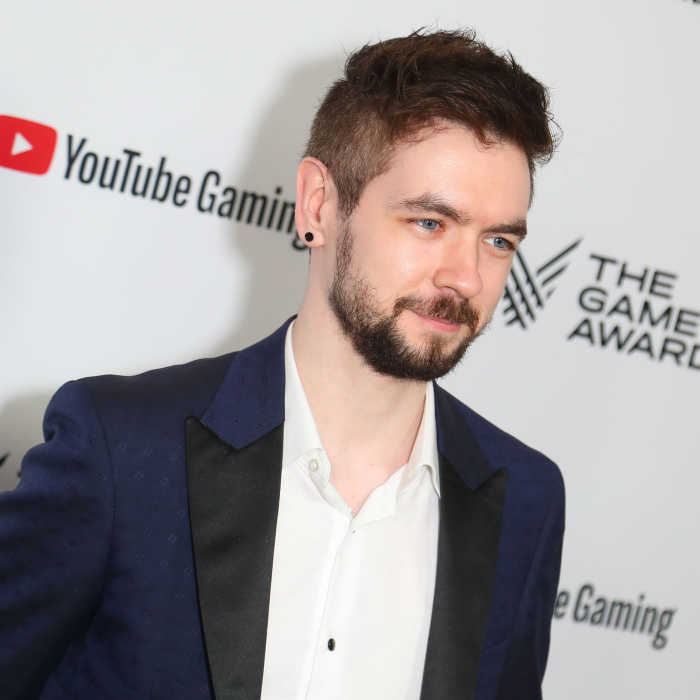
#> input picture dataset/test/jack.jpg, 1400 x 1400 px, given as the content of the folder dataset/train, which was not available (shown at 1/2 size)
$ python Project-Group6.py
#> lines starting #> are read from the running program, lines starting #| are printed output that depends on the picture; pictures that were not available may be replaced by others from this repository, and a replacement may not be noted
import cv2 as cv
import os
import numpy as np
import math
from matplotlib import pyplot as plt

def get_path_list(root_path):
    '''
        To get a list of path directories from root path

        Parameters
        ----------
        root_path : str
            Location of root directory

        Returns
        -------
        list
            List containing the names of the sub-directories in the
            root directory
    '''
    person_name = os.listdir(root_path)
    return person_name

def get_class_id(root_path, train_names):
    '''
        To get a list of train images and a list of image classes id

        Parameters
        ----------
        root_path : str
            Location of images root directory
        train_names : list
            List containing the names of the train sub-directories
        Returns
        -------
        list
            List containing all image in the train directories
        list
            List containing all image classes id
    '''
#> called with root_path = 'dataset/train'
    img_list=[]
    class_id=[]

    for idx, name in enumerate(train_names):
        full_path = root_path + '/' + name

        for img_name in os.listdir(full_path):
            img_full_path = full_path + '/' + img_name
            img = cv.imread(img_full_path)
#> img is the input picture: shape (1400, 1400, 3); mean B, G, R 157.3, 156.3, 162

            img_list.append(img)
            class_id.append(idx)
    return img_list, class_id

def detect_faces_and_filter(image_list, image_classes_list=None):
    '''
        To detect a face from given image list and filter it if the face on
        the given image is less than one

        Parameters
        ----------
        image_list : list
            List containing all loaded images
        image_classes_list : list, optional
            List containing all image classes id

        Returns
        -------
        list
            List containing all filtered and cropped face images in grayscale
        list
            List containing all filtered faces location saved in rectangle
        list
            List containing all filtered image classes id
    '''
    face_cascade = cv.CascadeClassifier('haarcascade_frontalface_default.xml')

    face_list=[]
    class_id=[]
    face_loc=[]

    for idx, img in enumerate(image_list):
        img = cv.cvtColor(img, cv.COLOR_BGR2GRAY)
        detected_face = face_cascade.detectMultiScale(img, scaleFactor=1.2, minNeighbors=11)

        if len(detected_face)<1:
            continue

        for face_rect in detected_face:
            x,y,h,w = face_rect
            face_loc.append([x,y,h,w])
            face_img = img[y:y+h, x:x+w]
            face_list.append(face_img)
            if image_classes_list is not None:
                class_id.append(image_classes_list[idx])

    return face_list, face_loc, class_id


def train(train_face_grays, image_classes_list):
    '''
        To create and train face recognizer object

        Parameters
        ----------
        train_face_grays : list
            List containing all filtered and cropped face images in grayscale
        image_classes_list : list
            List containing all filtered image classes id

        Returns
        -------
        object
            Recognizer object after being trained with cropped face images
    '''
    face_recognizer = cv.face.LBPHFaceRecognizer_create()
    face_recognizer.train(train_face_grays, np.array(image_classes_list))

    return face_recognizer

def get_test_images_data(test_root_path):
    '''
        To load a list of test images from given path list

        Parameters
        ----------
        test_root_path : str
            Location of images root directory

        Returns
        -------
        list
            List containing all loaded gray test images
    '''
    test_list =[]

    for img_name in os.listdir(test_root_path):
        full_img_path = test_root_path + '/' + img_name
        img_gray = cv.imread(full_img_path)

        test_list.append(img_gray)

    return test_list

def predict(recognizer, test_faces_gray):
    '''
        To predict the test image with the recognizer

        Parameters
        ----------
        recognizer : object
            Recognizer object after being trained with cropped face images
        train_face_grays : list
            List containing all filtered and cropped face images in grayscale

        Returns
        -------
        list
            List containing all prediction results from given test faces
    '''

    predict_result=[]

    for img in test_faces_gray:
        res, conf = recognizer.predict(img)
        predict_result.append([res,conf])

    return predict_result


def draw_prediction_results(predict_results, test_image_list, test_faces_rects, train_names):
    '''
        To draw prediction results on the given test images and acceptance status

        Parameters
        ----------
        predict_results : list
            List containing all prediction results from given test faces
        test_image_list : list
            List containing all loaded test images
        test_faces_rects : list
            List containing all filtered faces location saved in rectangle
        train_names : list
            List containing the names of the train sub-directories

        Returns
        -------
        list
            List containing all test images after being drawn with
            final result
    '''

    drawn_img = []

    for idx, img in enumerate(test_image_list):
        res, conf = predict_results[idx]
        x,y,w,h = test_faces_rects[idx]

        if train_names[res] == 'Pewdiepie' or train_names[res] == 'Jacksepticeye':
            cv.rectangle(img, (x,y), (x+w, y+h), (255,0,0), 1)
            text = train_names[res] + ' - YouTube'
            cv.putText(img, text, (x,y-15), cv.FONT_HERSHEY_PLAIN, 1.5, (255,0,0), 2)
        else:
            cv.rectangle(img, (x,y), (x+w, y+h), (0,255,0), 1)
            text = train_names[res] + ' - Twitch'
            cv.putText(img, text, (x,y-15), cv.FONT_HERSHEY_PLAIN, 1.5, (0,255,0), 2)

        drawn_img.append(img)
    return drawn_img

def combine_and_show_result(image_list):
    '''
        To show the final image that already combine into one image

        Parameters
        ----------
        image_list : nparray
            Array containing image data
    '''
    image_arr = np.array(image_list,dtype=object)
    for img in image_arr:
        h = int(0.4*img.shape[0])
        w = int(0.4*img.shape[1])

        cv.resize(img, (h,w))

        cv.imshow('Result', img)
        cv.waitKey(0)

'''
You may modify the code below if it's marked between

-------------------
Modifiable
-------------------

and

-------------------
End of modifiable
-------------------
'''
if __name__ == "__main__":

    '''
        Please modify train_root_path value according to the location of
        your data train root directory

        -------------------
        Modifiable
        -------------------
    '''
    train_root_path = "dataset/train"
    '''
        -------------------
        End of modifiable
        -------------------
    '''

    train_names = get_path_list(train_root_path) #labels_list
    train_image_list, image_classes_list = get_class_id(train_root_path, train_names) #faces, indexes
#> train_image_list = 1 item; image_classes_list = [0]
    train_face_grays, x, filtered_classes_list = detect_faces_and_filter(train_image_list, image_classes_list)
#> the loop in detect_faces_and_filter, `for idx, img in enumerate(image_list):` made 1 pass
#> detected_face on pass 1: [[669, 267, 478, 478]]
#> pass 1, in detect_faces_and_filter, `img = cv.cvtColor(img, cv.COLOR_BGR2GRAY)`:
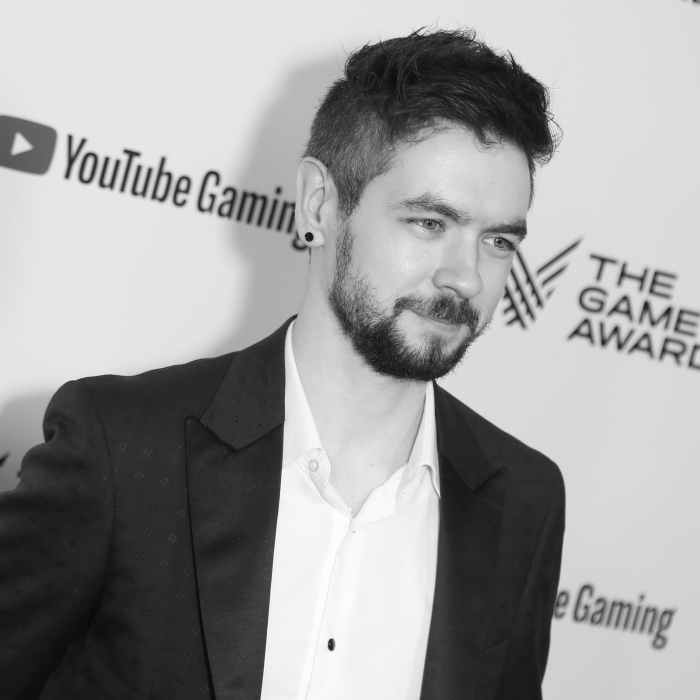
#> img: shape (1400, 1400) (shown at 1/2 size); min 4, max 255, mean 158.1
#> after the loop in detect_faces_and_filter, `for idx, img in enumerate(image_list):`: face_list = 1 item; face_loc = [[669, 267, 478, 478]]
#> train_face_grays = 1 item; x = [[669, 267, 478, 478]]; filtered_classes_list = [0]
    recognizer = train(train_face_grays, filtered_classes_list)

    '''
        Please modify train_root_path value according to the location of
        your data train root directory

        -------------------
        Modifiable
        -------------------
    '''
    test_root_path = "dataset/test"
    '''
        -------------------
        End of modifiable
        -------------------
    '''

    test_image_list = get_test_images_data(test_root_path)
    test_faces_gray, test_faces_rects, _ = detect_faces_and_filter(test_image_list)
#> the loop in detect_faces_and_filter (call 2), `for idx, img in enumerate(image_list):` made 4 passes
#> pass 2, in detect_faces_and_filter (call 2), `img = cv.cvtColor(img, cv.COLOR_BGR2GRAY)`:
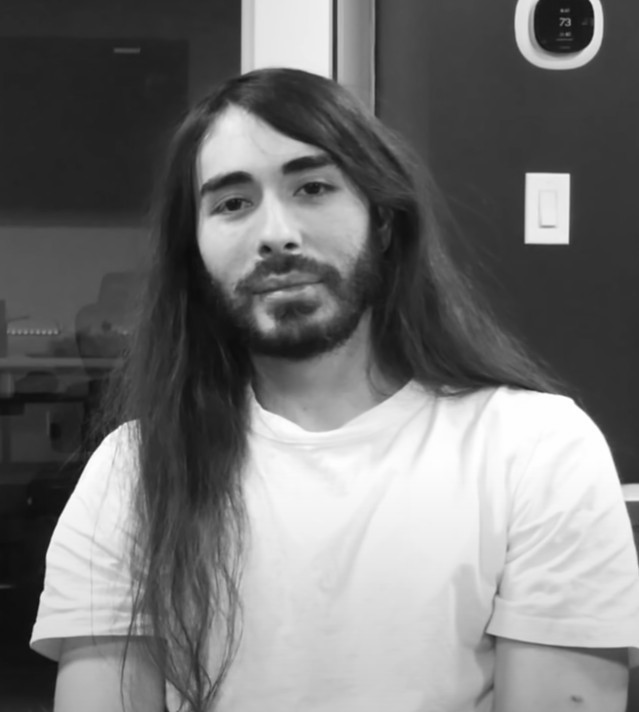
#> img: shape (712, 639); min 12, max 255, mean 116.8
#> pass 3, in detect_faces_and_filter (call 2), `img = cv.cvtColor(img, cv.COLOR_BGR2GRAY)`:
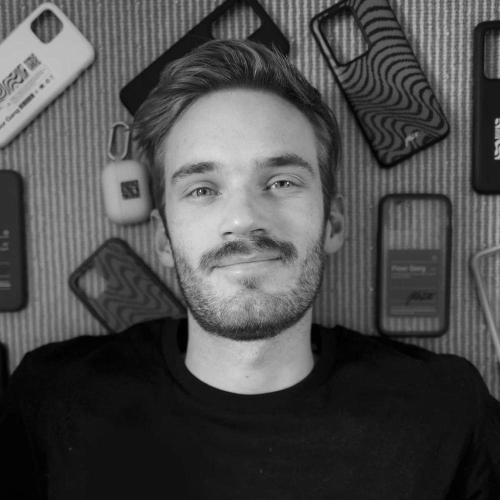
#> img: shape (1000, 1000) (shown at 1/2 size); min 0, max 255, mean 76.7
    predict_results = predict(recognizer, test_faces_gray)
    predicted_test_image_list = draw_prediction_results(predict_results, test_image_list, test_faces_rects, train_names)

    combine_and_show_result(predicted_test_image_list)
#> the loop in combine_and_show_result, `for img in image_arr:` made 4 passes
#> pass 1, in combine_and_show_result, `cv.imshow('Result', img)`:
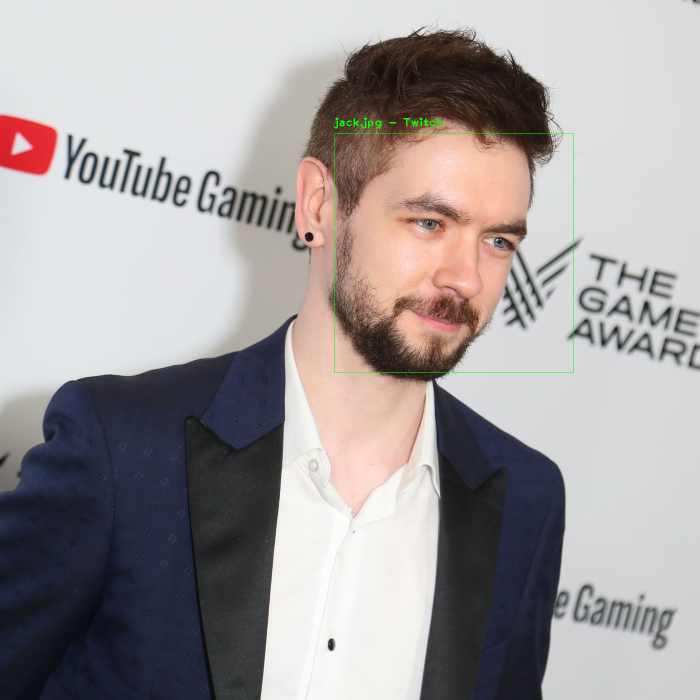
#> window 'Result': shape (1400, 1400, 3) (shown at 1/2 size); mean B, G, R 157.2, 156.5, 161.8
#> pass 2, in combine_and_show_result, `cv.imshow('Result', img)`:
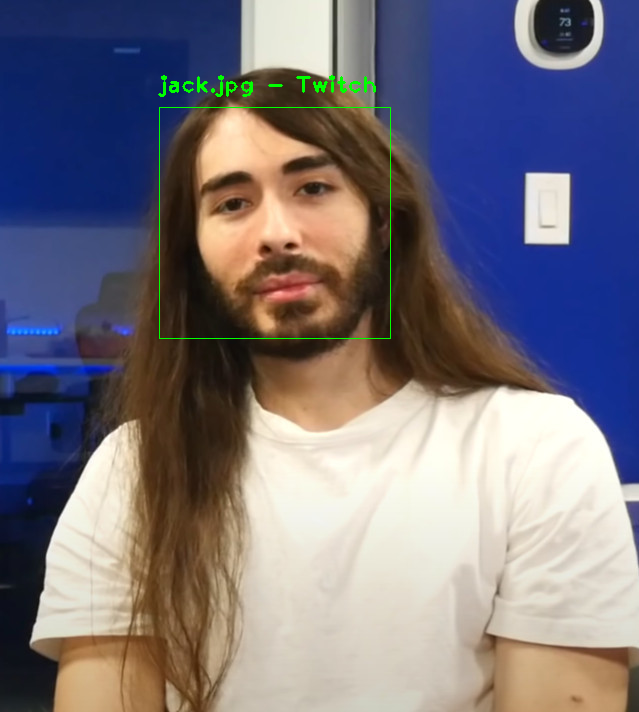
#> window 'Result': shape (712, 639, 3); mean B, G, R 124.4, 114.7, 119.4
